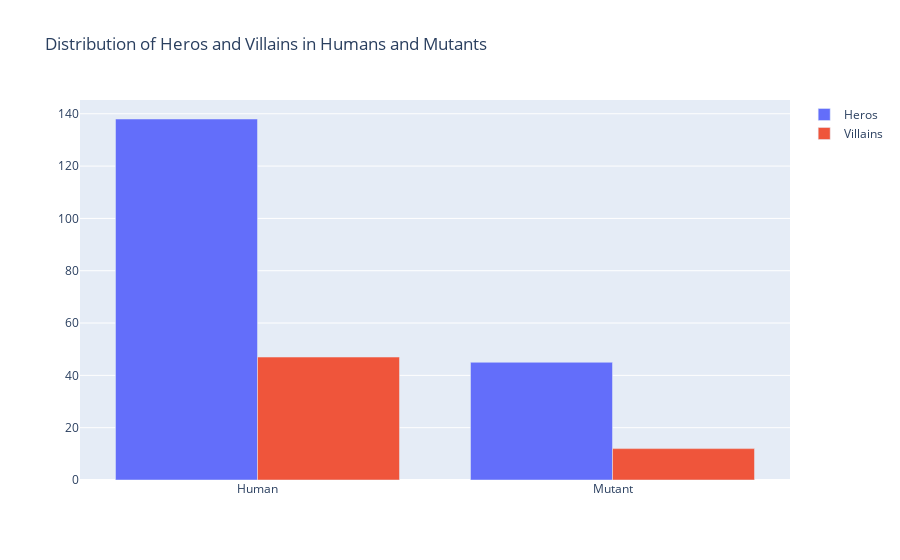

The code cell stored with this chart in its notebook:
### Code cell
human_mutant_df = super_merge[super_merge.Race.isin(['Human','Mutant'])]

human_mutant_df_alignment =human_mutant_df.groupby(['Race','Alignment']).size().reset_index()
human_mutant_df_alignment.columns = ['Race','Alignment','Counts']

good = go.Bar(x= human_mutant_df_alignment.Race[human_mutant_df_alignment.Alignment=='good'],
              y = human_mutant_df_alignment.Counts[human_mutant_df_alignment.Alignment=='good'],
              name = 'Heros')
bad = go.Bar(x= human_mutant_df_alignment.Race[human_mutant_df_alignment.Alignment=='bad'],
              y = human_mutant_df_alignment.Counts[human_mutant_df_alignment.Alignment=='bad'],name= 'Villains')
layout = go.Layout(title = "Distribution of Heros and Villains in Humans and Mutants")
data = [good,bad]
fig = go.Figure(data= data,layout = layout)
iplot(fig)

### Figure 1 — Plotly figure (JSON) as saved in the notebook; plotly's stock layout.template omitted (floating-point values rounded to 4 significant figures)
{"data": [{"name": "Heros", "type": "bar", "x": ["Human", "Mutant"], "y": [138, 45]}, {"name": "Villains", "type": "bar", "x": ["Human", "Mutant"], "y": [47, 12]}], "layout": {"title": {"text": "Distribution of Heros and Villains in Humans and Mutants"}}}
